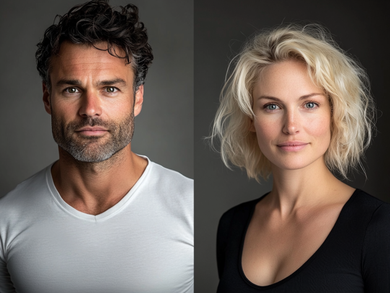
#> input picture labbs/obid/lab3/assets/ManWoman.png, 390 x 293 px, shrunk from 631 x 475 before the run
$ python section10.py
#> lines starting #> are read from the running program, lines starting #| are printed output that depends on the picture
"""Lab 3, Section 10: noise reduction and PSNR comparisons."""

from pathlib import Path

import cv2
import matplotlib.pyplot as plt
import numpy as np


lab_folder = Path(__file__).resolve().parent.parent
image_path = lab_folder / "assets" / "ManWoman.png"
image = cv2.imread(str(image_path))
#> image is the input picture: shape (293, 390, 3); mean B, G, R 85.5, 92.6, 104.3
if image is None:
    raise FileNotFoundError(f"Could not read {image_path}")

rng = np.random.default_rng(42)
noise_pattern = rng.standard_normal(image.shape)


def add_gaussian_noise(image, sigma):
    # Add signed noise before converting to uint8 to avoid wraparound.
#> called with sigma = 18.75
    noisy = image.astype(np.float64) + sigma * noise_pattern
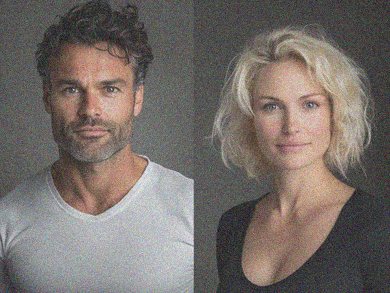
#> noisy: shape (293, 390, 3) float64; mean B, G, R 85.5, 92.6, 104.4; drawn with min black and max white
    return np.clip(np.rint(noisy), 0, 255).astype(np.uint8)
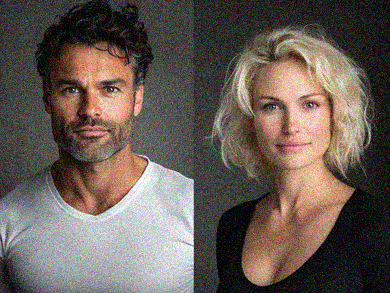
#> returned value: shape (293, 390, 3); mean of channels 0, 1, 2 86, 93, 104.7; drawn as B, G, R


# Q10.1: compare the filters at the supplied noise levels.
median_result = cv2.medianBlur(add_gaussian_noise(image, 18.75), 3)
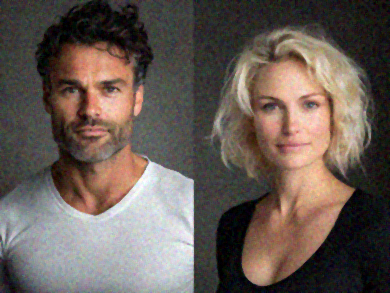
#> median_result: shape (293, 390, 3); mean B, G, R 85.6, 92.6, 104.4
bilateral_result = cv2.bilateralFilter(add_gaussian_noise(image, 27.0), 9, 75, 75)
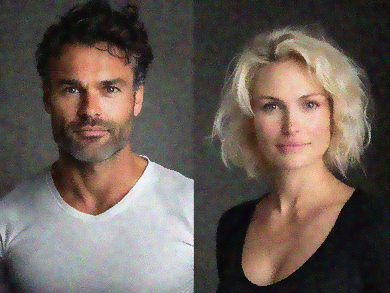
#> bilateral_result: shape (293, 390, 3); mean B, G, R 86.2, 93.3, 105
median_psnr = cv2.PSNR(image, median_result)
#> median_psnr = 28.77
bilateral_psnr = cv2.PSNR(image, bilateral_result)
#> bilateral_psnr = 28.61
print(f"Median, sigma 18.75: {median_psnr:.4f} dB")
#| Median, sigma 18.75: 28.7662 dB
print(f"Bilateral, sigma 27.00: {bilateral_psnr:.4f} dB")
#| Bilateral, sigma 27.00: 28.6143 dB
print(f"Filtered-output PSNR difference: {abs(median_psnr - bilateral_psnr):.4f} dB")
#| Filtered-output PSNR difference: 0.1519 dB

# Q10.2: use the same noisy image for both filters in each comparison.
noisy_gaussian = add_gaussian_noise(image, 25)
sp_rng = np.random.default_rng(123)
noisy_sp = image.copy()
pepper = sp_rng.random(image.shape[:2]) < 0.02
noisy_sp[pepper] = [0, 0, 0]
salt = sp_rng.random(image.shape[:2]) < 0.02
noisy_sp[salt] = [255, 255, 255]
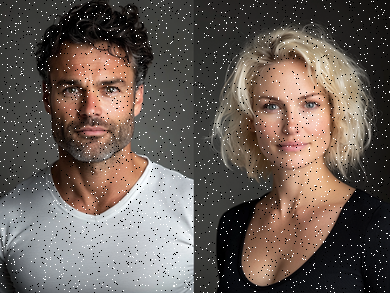
#> noisy_sp: shape (293, 390, 3); mean B, G, R 87.2, 94, 105.2

fig, axes = plt.subplots(2, 3, figsize=(9, 5.2), layout="constrained")
for row, (noise_name, noisy) in enumerate([
        ("Gaussian noise (sigma = 25)", noisy_gaussian),
        ("Salt-and-pepper noise", noisy_sp)]):
    mean_result = cv2.blur(noisy, (3, 3))
    median_result = cv2.medianBlur(noisy, 3)
    pictures = [noisy, mean_result, median_result]
    psnr = [cv2.PSNR(image, picture) for picture in pictures]
    print(f"{noise_name}: before {psnr[0]:.2f}, mean {psnr[1]:.2f}, median {psnr[2]:.2f} dB")

    titles = [noise_name, "Mean filter", "Median filter"]
    for ax, picture, title, value in zip(axes[row], pictures, titles, psnr):
        ax.imshow(cv2.cvtColor(picture, cv2.COLOR_BGR2RGB))
        ax.set_title(f"{title}\n{value:.2f} dB")
        ax.axis("off")
#> this loop made 2 passes
#> (row, noise_name, psnr) on pass 1: (0, 'Gaussian noise (sigma = 25)', [20.58, 28.06, 26.92])
#> (row, noise_name, psnr, titles) on pass 2: (1, 'Salt-and-pepper noise', [18.88, 26.78, 34.57], ['Salt-and-pepper noise', 'Mean filter', 'Median filter'])
#| Gaussian noise (sigma = 25): before 20.58, mean 28.06, median 26.92 dB
#| Salt-and-pepper noise: before 18.88, mean 26.78, median 34.57 dB
#> pass 2, `mean_result = cv2.blur(noisy, (3, 3))`:
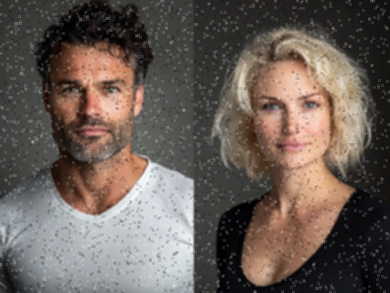
#> mean_result: shape (293, 390, 3); mean B, G, R 87.2, 94, 105.2

figure_path = lab_folder / "figures" / "section10_noise_comparison.png"
fig.savefig(figure_path, dpi=180)
print(f"Saved {figure_path.name}")
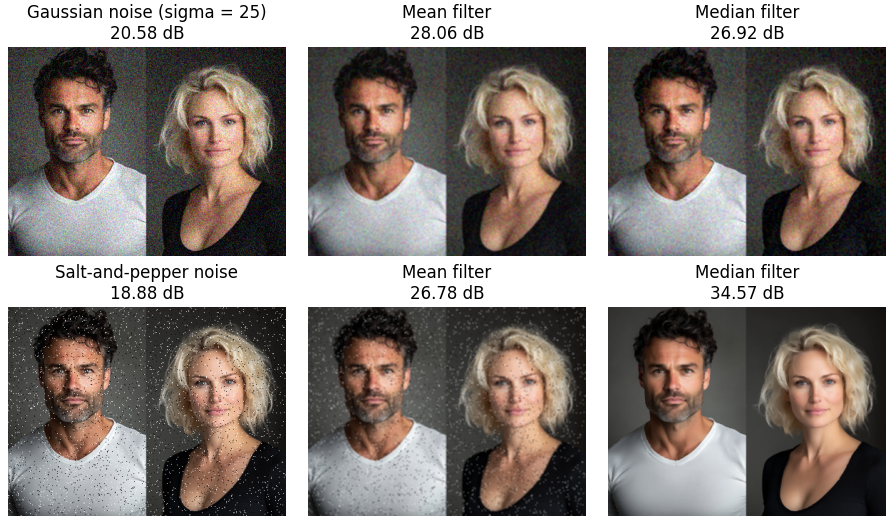
#> figure drawn by matplotlib, 6 panels
